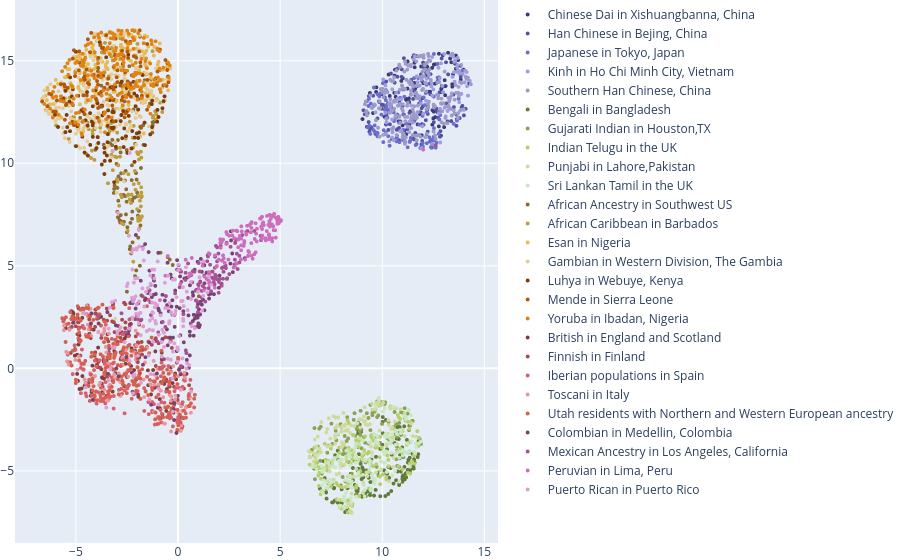

Notebook code cell kept with this figure:
### Code cell
# Look at the UMAP projection of the top PCs
in_data = proj_umap_pca
dim1 = 0
dim2 = 1

traces = []

for cont in continents:
    for pop in pop_by_continent[cont]:
        proj_subset = in_data[indices_of_population_members[pop]]

        # Convert the colour string from hex "#xxxxxx" to "(r,g,b)"
        color_string = str(int('0x' + color_dict[pop][1:3].upper(),16)) + ',' + \
        str(int('0x' + color_dict[pop][3:5].upper(),16)) + ',' + \
        str(int('0x' + color_dict[pop][5:7].upper(),16))
        
        temp_trace = go.Scattergl(
            x=proj_subset[:,0],
            y=proj_subset[:,1],
            name=name_by_code[pop],
            mode='markers',
            marker=dict(
                size=2,
                color='rgba('+color_string+',0.9)',
                line=dict(
                    color='rgb('+color_string+')',
                    width=2
                )
            )
        )
        traces.append(temp_trace)
        
layout = go.Layout(
    margin=dict(
        l=0,
        r=0,
        b=0,
        t=0
    )
)

fig = go.Figure(data=traces, layout=layout)
plotly.offline.iplot(fig)
